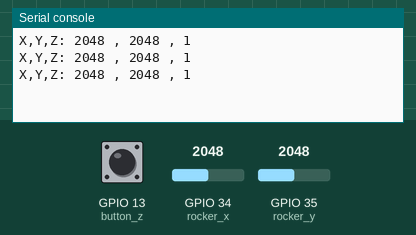
Simulated run of this program. Board: ESP32 board running MicroPython. Shown: the last lines printed to the serial console. Inputs (shaded band) come from the test bench; at power-on: GPIO 34 (rocker_x) = 2048, GPIO 35 (rocker_y) = 2048, GPIO 13 (button_z) HIGH (analog values on the 0–4095 scale).

Above: at 1.2 s.
1.3 s: GPIO 34 (rocker_x) set to 2866
At 1.9 s:
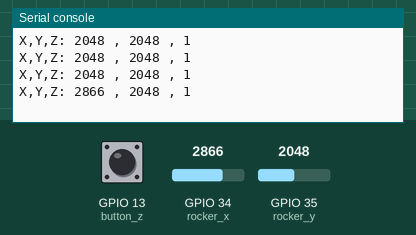
2.8 s: GPIO 35 (rocker_y) set to 2866
At 3.4 s:
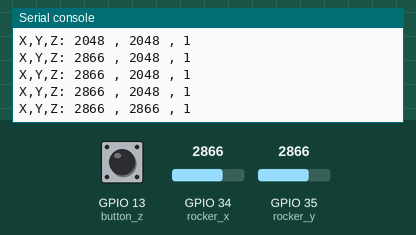
4.3 s: GPIO 13 (button_z) pulled LOW for 0.6 s
At 4.9 s:
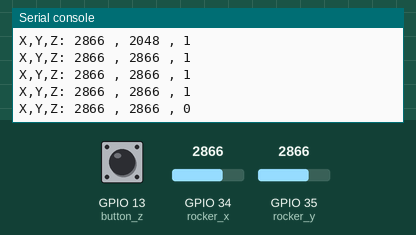
6.4 s: GPIO 34 (rocker_x) set to 3603
At 6.9 s:
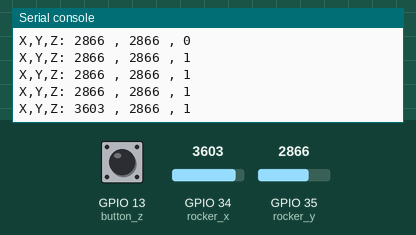
7.9 s: GPIO 13 (button_z) pulled LOW for 1 s
At 8.4 s:
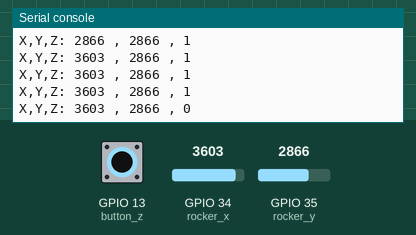
10.4 s: GPIO 35 (rocker_y) set to 3603
At 10.9 s:
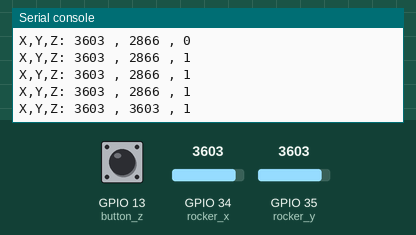
Timing chart, 0 to 12.9 s (numbered marks = the images above; inputs shaded):
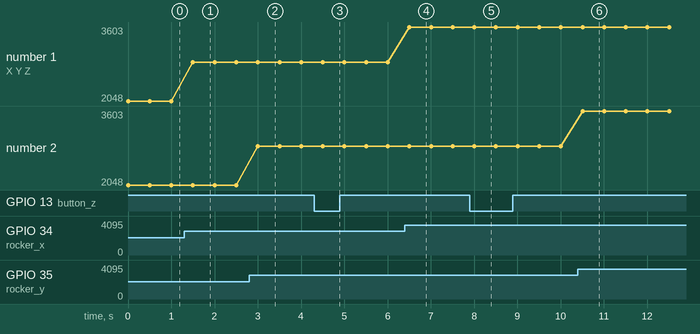

The program:

lesson_30_joystick.py
```python
from machine import Pin, ADC
import time
# Initialize the joystick module (ADC function)
rocker_x=ADC(Pin(34))
rocker_y=ADC(Pin(35))
button_z=Pin(13,Pin.IN,Pin.PULL_UP)

# Set the acquisition range of voltage of the two ADC channels to 0-3.3V,
# and the acquisition width of data to 0-4095.
rocker_x.atten(ADC.ATTN_11DB)
rocker_y.atten(ADC.ATTN_11DB)
rocker_x.width(ADC.WIDTH_12BIT)
rocker_y.width(ADC.WIDTH_12BIT)

# In the code, configure Z_Pin to pull-up input mode.
# In loop(), use Read () to read the value of axes X and Y
# and use value() to read the value of axis Z, and then display them.
while True:
    print("X,Y,Z:",rocker_x.read(),",",rocker_y.read(),",",button_z.value())
    time.sleep(0.5)
```

Measured:
- after the input at 1.3 s, the serial console: prints a new line after 0.20 s (image 1)
- after the input at 2.8 s, the serial console: prints a new line after 0.20 s (image 2)
- after the input at 4.3 s, the serial console: prints a new line after 0.20 s (image 3)
- after the input at 6.4 s, the serial console: prints a new line after 0.11 s (image 4)
- after the input at 7.9 s, the serial console: prints a new line after 0.11 s (image 5)
- after the input at 10.4 s, the serial console: prints a new line after 0.11 s (image 6)
- plotted number 1: 2048 → 2866 after the input at 1.3 s, 2866 → 3603 after the input at 6.4 s
